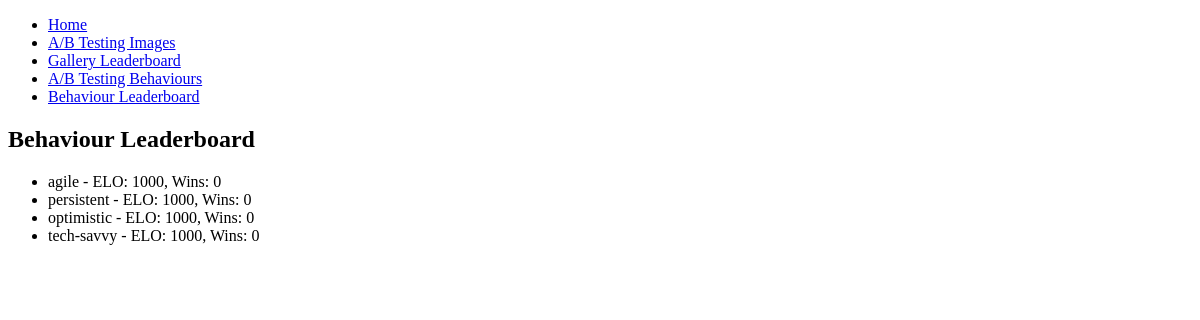
Page /behaviour_leaderboard on the earlier database version.
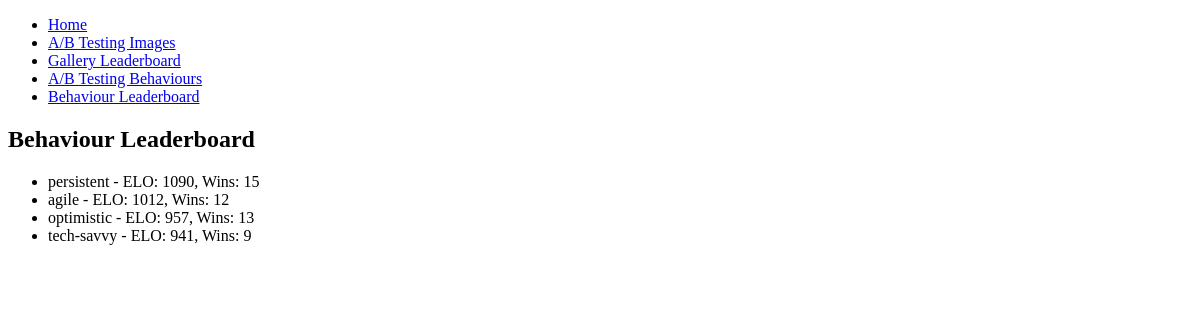
Same page on the later database version.
### tables this page shows
CREATE TABLE Behaviour (
            id INTEGER PRIMARY KEY AUTOINCREMENT,
            name TEXT NOT NULL UNIQUE,
            ELO INTEGER DEFAULT 1000,
            Wins INTEGER DEFAULT 0
        );

### app.py (the view)
@app.route('/behaviour_leaderboard')
def behaviour_leaderboard():
    leaderboard = get_behaviour_leaderboard()
    return render_template('behaviour_leaderboard.html', leaderboard=leaderboard)

### utils.py (called while the page is built)
def get_behaviour_leaderboard(limit=10):
    conn = sqlite3.connect('treehouse.db')
    cursor = conn.cursor()
    try:
        cursor.execute("SELECT name, ELO, Wins FROM Behaviour ORDER BY ELO DESC LIMIT ?", (limit,))
        leaderboard = cursor.fetchall()
        return leaderboard
    except Exception as e:
        print(f"Error retrieving behaviour leaderboard: {e}")
        return []
    finally:
        conn.close()

### templates/behaviour_leaderboard.html
{% extends 'base.html' %}
{% block content %}
    <h2>Behaviour Leaderboard</h2>
    <ul>
        {% for behaviour in leaderboard %}
            <li>{{ behaviour[0] }} - ELO: {{ behaviour[1] }}, Wins: {{ behaviour[2] }}</li>
        {% endfor %}
    </ul>
{% endblock %}

### templates/base.html (shortened to what this page needs)
<!DOCTYPE html>
<html lang="en">
<head>
    <link rel="stylesheet" href="{{ url_for('static', filename='css/style.css') }}">
</head>
<body>
    <nav>
        <ul>
            <li><a href="{{ url_for('index') }}">Home</a></li>
            <li><a href="{{ url_for('ab_testing_images') }}">A/B Testing Images</a></li>
            <li><a href="{{ url_for('gallery_leaderboard') }}">Gallery Leaderboard</a></li>
            <li><a href="{{ url_for('ab_testing_behaviours') }}">A/B Testing Behaviours</a></li>
            <li><a href="{{ url_for('behaviour_leaderboard') }}">Behaviour Leaderboard</a></li>
        </ul>
    </nav>
    <div class="container">
        {% block content %}{% endblock %}
    </div>
</body>
</html>

Differences in the rows shown:
changed Behaviour "persistent": ELO "1000" → "1090"; Wins "0" → "15"; moves up the list
changed Behaviour "agile": ELO "1000" → "1012"; Wins "0" → "12"
changed Behaviour "optimistic": ELO "1000" → "957"; Wins "0" → "13"
changed Behaviour "tech-savvy": ELO "1000" → "941"; Wins "0" → "9"
